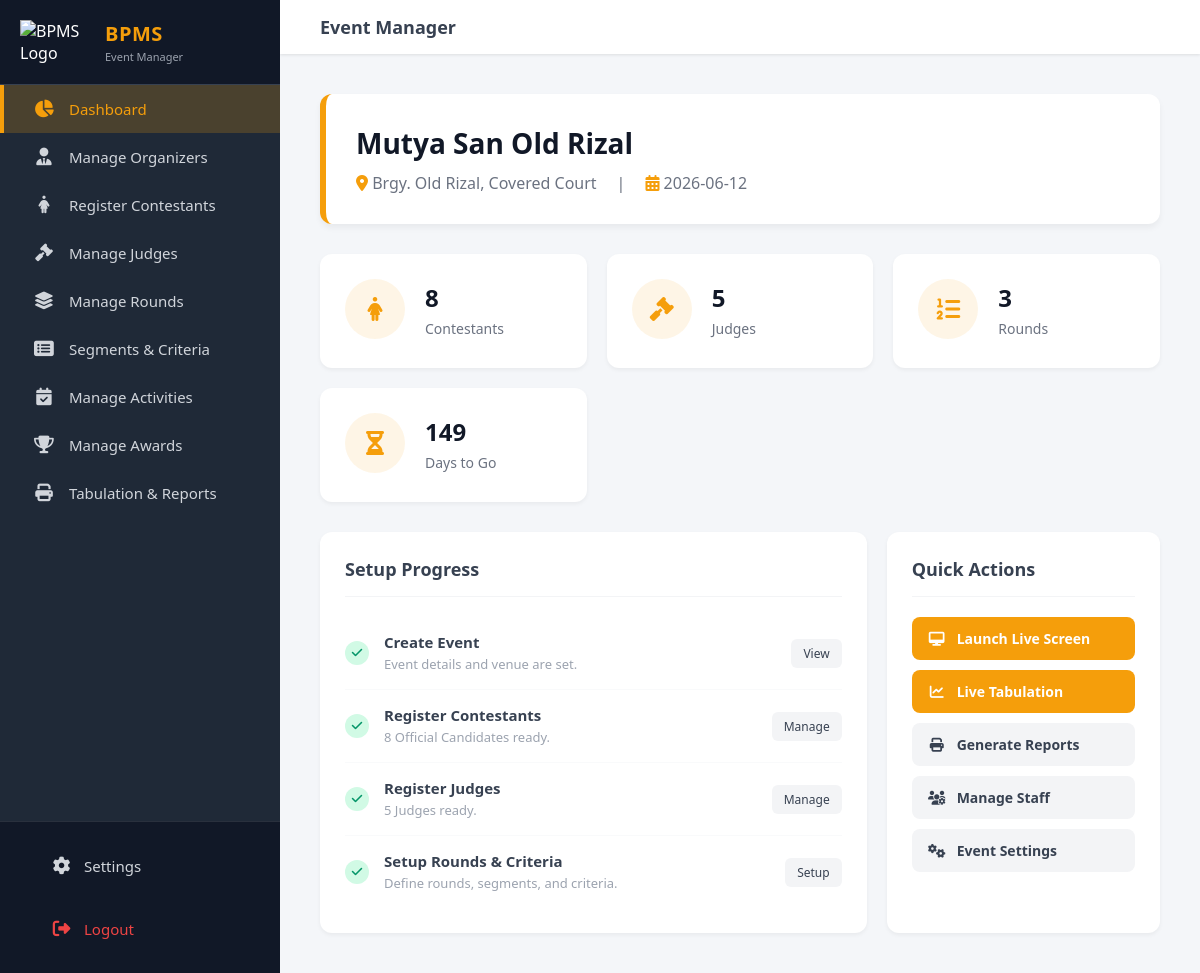
/dashboard.php (signed in), run on the app's committed database.
### tables this page shows
CREATE TABLE `events` (
  `id` int(11) NOT NULL,
  `manager_id` int(11) NOT NULL,
  `title` varchar(255) NOT NULL,
  `event_date` date NOT NULL,
  `venue` varchar(255) NOT NULL,
  `status` enum('Inactive','Active','Completed') DEFAULT 'Inactive',
  `is_deleted` tinyint(1) DEFAULT 0,
  `created_at` timestamp NOT NULL DEFAULT current_timestamp()
);

### public/dashboard.php (the view, shortened to what this page needs)
<?php
require_once __DIR__ . '/../app/config/database.php';
$manager_id = $_SESSION['user_id'];
$event_query = $conn->prepare("SELECT id, title, event_date, venue FROM events WHERE manager_id = ? AND status = 'Active' LIMIT 1");
$event_query->bind_param("i", $manager_id);
$event_query->execute();
$event_result = $event_query->get_result();
$active_event = $event_result->fetch_assoc();
$event_id = $active_event['id'] ?? null;
$event_title = $active_event['title'] ?? "No Active Event";
$event_venue = $active_event['venue'] ?? "No Venue Selected";
$event_date_str = $active_event['event_date'] ?? null;
$days_to_go = 0;
if ($event_date_str) {
    $event_date = new DateTime($event_date_str);
    $today = new DateTime();
    if ($event_date > $today) {
        $interval = $today->diff($event_date);
        $days_to_go = $interval->days;
    }
}
$count_contestants = 0;
$count_judges = 0;
$count_rounds = 0;
if ($event_id) {
    $c_stmt = $conn->prepare("
        SELECT COUNT(*) as total
        FROM users u
        JOIN event_contestants ec ON u.id = ec.user_id
        WHERE ec.event_id = ? AND u.status = 'Active' AND ec.is_deleted = 0
    ");
    $c_stmt->bind_param("i", $event_id);
    $c_stmt->execute();
    $count_contestants = $c_stmt->get_result()->fetch_assoc()['total'];
    $j_stmt = $conn->prepare("
        SELECT COUNT(*) as total
        FROM event_judges
        WHERE event_id = ? AND status = 'Active' AND is_deleted = 0
    ");
    $j_stmt->bind_param("i", $event_id);
    $j_stmt->execute();
    $count_judges = $j_stmt->get_result()->fetch_assoc()['total'];
    $r_stmt = $conn->prepare("SELECT COUNT(*) as total FROM rounds WHERE event_id = ? AND is_deleted = 0");
    $r_stmt->bind_param("i", $event_id);
    $r_stmt->execute();
    $count_rounds = $r_stmt->get_result()->fetch_assoc()['total'];
}
?>
<!DOCTYPE html>
<html lang="en">
<head>
    <link rel="stylesheet" href="./assets/css/style.css?v=2">
    <link rel="stylesheet" href="https://cdnjs.cloudflare.com/ajax/libs/font-awesome/6.4.0/css/all.min.css">
</head>
<body>
    <div class="main-wrapper">
        <?php require_once __DIR__ . '/../app/views/partials/sidebar.php'; ?>
        <div class="content-area">
            <div class="navbar">
                <div style="display:flex; align-items:center; gap: 15px;">
                    <div class="navbar-title">Event Manager</div>
                </div>
            </div>
            <div class="container">
                <div class="event-header">
                    <h1><?= htmlspecialchars($event_title) ?></h1>
                    <div class="event-meta">
                        <span><i class="fas fa-map-marker-alt"></i> <?= htmlspecialchars($event_venue) ?></span>
                        <span style="margin: 0 10px;">|</span>
                        <span><i class="fas fa-calendar-alt"></i> <?= htmlspecialchars($event_date_str ?? 'TBA') ?></span>
                    </div>
                </div>
                <div class="stats-grid">
                    <div class="stat-card">
                        <div class="stat-icon"><i class="fas fa-female"></i></div>
                        <div class="stat-info">
                            <h3><?= $count_contestants ?></h3>
                            <p>Contestants</p>
                        </div>
                    </div>
                    <div class="stat-card">
                        <div class="stat-icon"><i class="fas fa-gavel"></i></div>
                        <div class="stat-info">
                            <h3><?= $count_judges ?></h3>
                            <p>Judges</p>
                        </div>
                    </div>
                    <div class="stat-card">
                        <div class="stat-icon"><i class="fas fa-list-ol"></i></div>
                        <div class="stat-info">
                            <h3><?= $count_rounds ?></h3>
                            <p>Rounds</p>
                        </div>
                    </div>
                    <div class="stat-card">
                        <div class="stat-icon"><i class="fas fa-hourglass-half"></i></div>
                        <div class="stat-info">
                            <h3><?= $days_to_go ?></h3>
                            <p>Days to Go</p>
                        </div>
                    </div>
                </div>
                <div class="dashboard-grid">
                    <div class="card-section">
                        <div class="card-title">Setup Progress</div>
                        <ul class="checklist">
                            <li class="checklist-item">
                                <div class="check-icon done"><i class="fas fa-check"></i></div>
                                <div class="task-content">
                                    <strong>Create Event</strong>
                                    <span>Event details and venue are set.</span>
                                </div>
                                <a href="settings.php" class="btn-action">View</a>
                            </li>
                            <li class="checklist-item">
                                <div class="check-icon <?= $count_contestants > 0 ? 'done' : 'pending' ?>">
                                    <i class="fas <?= $count_contestants > 0 ? 'fa-check' : 'fa-exclamation' ?>"></i>
                                </div>
                                <div class="task-content">
                                    <strong>Register Contestants</strong>
                                    <span><?= $count_contestants > 0 ? $count_contestants . ' Official Candidates ready.' : 'No contestants added yet.' ?></span>
                                </div>
                                <a href="contestants.php" class="btn-action">Manage</a>
                            </li>
                            <li class="checklist-item">
                                <div class="check-icon <?= $count_judges > 0 ? 'done' : 'pending' ?>">
                                    <i class="fas <?= $count_judges > 0 ? 'fa-check' : 'fa-exclamation' ?>"></i>
                                </div>
                                <div class="task-content">
                                    <strong>Register Judges</strong>
                                    <span><?= $count_judges > 0 ? $count_judges . ' Judges ready.' : 'Recruit judges for scoring.' ?></span>
                                </div>
                                <a href="judges.php" class="btn-action">Manage</a>
                            </li>
                             <li class="checklist-item">
                                <div class="check-icon <?= $count_rounds > 0 ? 'done' : 'pending' ?>">
                                    <i class="fas <?= $count_rounds > 0 ? 'fa-check' : 'fa-exclamation' ?>"></i>
                                </div>
                                <div class="task-content">
                                    <strong>Setup Rounds & Criteria</strong>
                                    <span>Define rounds, segments, and criteria.</span>
                                </div>
                                <a href="rounds.php" class="btn-action">Setup</a>
                            </li>
                        </ul>
                    </div>
                    <div class="card-section">
                        <div class="card-title">Quick Actions</div>
                        <?php if($event_id): ?>
                            <div class="quick-actions-list">
                                <a href="live_screen.php" target="_blank" class="btn-quick primary">
                                    <i class="fas fa-desktop"></i> Launch Live Screen
                                </a>
                                <a href="tabulator.php" class="btn-quick primary">
                                    <i class="fas fa-chart-line"></i> Live Tabulation
                                </a>
                                <a href="print_report.php" class="btn-quick secondary">
                                    <i class="fas fa-print"></i> Generate Reports
                                </a>
                                <a href="organizers.php" class="btn-quick secondary">
                                    <i class="fas fa-users-cog"></i> Manage Staff
                                </a>
                                <a href="settings.php" class="btn-quick secondary">
                                    <i class="fas fa-cogs"></i> Event Settings
                                </a>
                            </div>
                        <?php endif; ?>
                    </div>
                </div>
            </div>
        </div>
    </div>
</body>
</html>

### public/assets/css/style.css (style rules this page uses)
* { margin: 0; padding: 0; box-sizing: border-box; }
body { font-family: 'Segoe UI', Tahoma, Geneva, Verdana, sans-serif; background-color: #f4f6f9; height: 100vh; overflow: hidden; }
.main-wrapper { display: flex; height: 100vh; width: 100%; }
.content-area { flex-grow: 1; display: flex; flex-direction: column; overflow-y: auto; width: 100%; position: relative; }
.navbar { background: #ffffff; padding: 15px 40px; display: flex; justify-content: space-between; align-items: center; box-shadow: 0 1px 3px rgba(0,0,0,0.1); flex-shrink: 0; position: sticky; top: 0; z-index: 900; }
.navbar-title { font-size: 18px; font-weight: 600; color: #374151; }
.container { padding: 40px; }
.event-header { background: white; padding: 30px; border-radius: 12px; box-shadow: 0 4px 6px rgba(0,0,0,0.05); border-left: 6px solid #F59E0B; margin-bottom: 30px; }
.event-header h1 { font-size: 28px; color: #111827; margin-bottom: 10px; }
.event-meta { display: flex; align-items: center; gap: 10px; color: #6b7280; font-size: 16px; }
.event-meta i { color: #F59E0B; }
.stats-grid { display: grid; grid-template-columns: repeat(auto-fit, minmax(240px, 1fr)); gap: 20px; margin-bottom: 30px; }
.stat-card { background: white; padding: 25px; border-radius: 12px; box-shadow: 0 2px 4px rgba(0,0,0,0.05); display: flex; align-items: center; gap: 20px; transition: transform 0.2s; border-bottom: 4px solid transparent; }
.stat-icon { width: 60px; height: 60px; background-color: rgba(245, 158, 11, 0.1); color: #F59E0B; border-radius: 50%; display: flex; justify-content: center; align-items: center; font-size: 1.5rem; }
.stat-info h3 { font-size: 24px; color: #111827; margin-bottom: 5px; }
.stat-info p { font-size: 14px; color: #6b7280; margin: 0; }
.dashboard-grid { display: grid; grid-template-columns: 2fr 1fr; gap: 20px; }
.card-section { background: white; border-radius: 12px; padding: 25px; box-shadow: 0 2px 4px rgba(0,0,0,0.05); }
.card-title { font-size: 18px; font-weight: bold; color: #374151; margin-bottom: 20px; padding-bottom: 15px; border-bottom: 1px solid #f3f4f6; }
.checklist { list-style: none; }
.checklist-item { display: flex; align-items: center; padding: 15px 0; border-bottom: 1px solid #f9fafb; }
.checklist-item:last-child { border-bottom: none; }
.check-icon { width: 24px; height: 24px; border-radius: 50%; margin-right: 15px; display: flex; justify-content: center; align-items: center; font-size: 12px; }
.check-icon.done { background-color: #D1FAE5; color: #059669; }
.task-content strong { display: block; color: #374151; font-size: 15px; }
.task-content span { font-size: 13px; color: #9ca3af; }
.btn-action { display: inline-block; margin-left: auto; padding: 6px 12px; background-color: #f3f4f6; color: #374151; text-decoration: none; border-radius: 6px; font-size: 12px; transition: background 0.2s; }
.card-title { font-size: 15px; font-weight: bold; color: #1f2937; margin-bottom: 2px; white-space: nowrap; overflow: hidden; text-overflow: ellipsis; }

### data on the page
events: title "Mutya San Old Rizal", venue "Brgy. Old Rizal, Covered Court", event_date "2026-06-12", event_date "149"

### other printed values
$role "Event Manager"
$count_contestants "8"
$count_judges "5"
$count_rounds "3"
